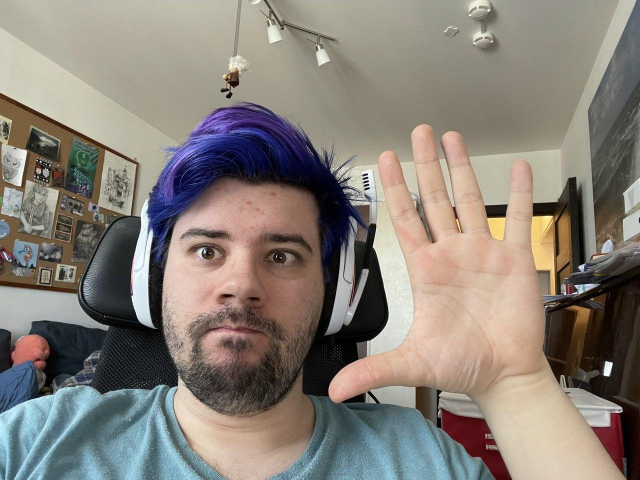
#> input picture ImageAnalyzis/05/photo.jpg, 1280 x 960 px (shown at 1/2 size)
$ jupyter execute --allow-errors montage.ipynb
#> lines starting #> are read from the running program, lines starting #| are printed output that depends on the picture; after the words box and inside, x2 and y2 are one past the last pixel; in counts of white or black regions, pixels touching at a corner belong together
### ImageAnalyzis/05/imgmorph.py
import cv2
import matplotlib.pylab as plt
import numpy as np
from itertools import combinations, product, permutations
import seaborn as sns
sns.set()
import os


class ImgMorph:
    def __init__(self, img, name=None, gray_scaled=False):
        self.img = img
        self.name = name
        self.gray_scaled = gray_scaled
        self.histogram = None

    @property
    def shape(self):
        return self.img.shape

    def change_color_space(self, tcs):
        return ImgMorph(cv2.cvtColor(self.img, tcs), gray_scaled=self.gray_scaled)

    def gray(self):
        return ImgMorph(cv2.cvtColor(self.img, cv2.COLOR_BGR2GRAY), gray_scaled=True)

    def normalize(self, alpha=0, beta=255, norm_type=cv2.NORM_MINMAX):
        return ImgMorph(cv2.normalize(self.img, None, alpha=0, beta=255,
                        norm_type=norm_type), gray_scaled=self.gray_scaled)

    def crop(self, x, y, dx, dy):
        return ImgMorph(self.img[y - dy:y + dy, x - dx:x + dx], gray_scaled=self.gray_scaled)

    def filter2D(self, kernel):
        return ImgMorph(cv2.filter2D(self.img, -1, kernel))

    # [10 lines left out: function equalize, not called in this run]

    def threshold(self, t=0, upper=255, kind=0):
        return ImgMorph(cv2.threshold(self.img, t, upper, kind)[1], gray_scaled=self.gray_scaled)

    def open(self, kernel, iterations: int = 1):
        return ImgMorph(cv2.morphologyEx(self.img, cv2.MORPH_OPEN, kernel, iterations=iterations), gray_scaled=self.gray_scaled)

    def close(self, kernel, iterations: int = 1):
        return ImgMorph(cv2.morphologyEx(self.img, cv2.MORPH_CLOSE, kernel, iterations=iterations), gray_scaled=self.gray_scaled)

    def dilate(self, kernel, iterations=1):
        return ImgMorph(cv2.dilate(self.img, kernel, 0, iterations=iterations), gray_scaled=self.gray_scaled)

    def find_contours(self):
        return cv2.findContours(self.img, cv2.RETR_TREE, cv2.CHAIN_APPROX_SIMPLE)

    def __add__(self, other):
        return ImgMorph((np.logical_or(self.img, other.img) * 255).astype(np.uint8))

    # [29 lines left out: functions calculate_histogram, compare_histogram, not called in this run]

    @property
    def picture(self):
        self.show_picture(5)

    def show_picture(self, size):
        plt.figure(figsize=(size, size))
        ax = plt.axes([0, 0, 1, 1], frameon=False)
        ax.set_axis_off()
        if self.gray_scaled:
            plt.imshow(self.img, cmap="gray")
        else:
            plt.imshow(cv2.cvtColor(self.img, cv2.COLOR_BGR2RGB))

    # [17 lines left out: function show_histogram, not called in this run]

### ImageAnalyzis/05/montage.ipynb
##  Домашнее задание № 5: Пироги с глазами!

Задание присылать на обе почты почты aleksartamonov@gmail.com dashkov.alexander.om@gmail.com в виде ссылки на colab

В теме письма указать **CV_HSE_2021 HW5 <Фамилия Имя>**

soft deadline: 02.06.2021T23:59:00+0300

hard deadline: 09.06.2021T23:59:00+0300

### Пирамида лапласа
**(15 баллов)** Используя прием сшивки изображений с помощью пирамиды Лапласа, повторите прием с вашими глазами и вашими руками (или сделайте что-то похожее по смыслу)

[cell 1]
import cv2
import numpy as np
from matplotlib import pyplot as plt
from imgmorph import ImgMorph

[cell 2]
# [5 lines left out: function grid, not called in this run]


def show(img, gray=False, size=3):
    plt.figure(figsize=(size, size))
    ax = plt.axes([0, 0, 1, 1], frameon=False)
    ax.set_axis_off()
    if gray:
        plt.imshow(img, cmap="gray")
    else:
        plt.imshow(img)

[cell 3]
# [44 lines left out: function Laplacian_Pyramid_Blending_with_mask, not called in this run]

[cell 4]
img = ImgMorph(cv2.imread("photo.jpg"))
#> in __init__, self.img is the input picture: shape (960, 1280, 3); mean B, G, R 120, 128.2, 136

img_gray = img.gray()
#> call 2 of __init__, with gray_scaled = True
#> in __init__ (call 2), `self.img = img`:
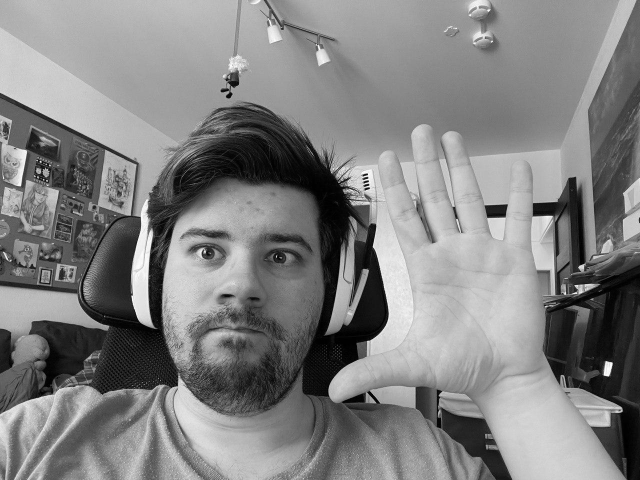
#> self.img: shape (960, 1280) (shown at 1/2 size); min 0, max 255, mean 129.6
img_gray.picture

thresh = img_gray.threshold(t=50, kind=cv2.THRESH_BINARY_INV)
#> call 3 of __init__, with gray_scaled = True
#> in __init__ (call 3), `self.img = img`:
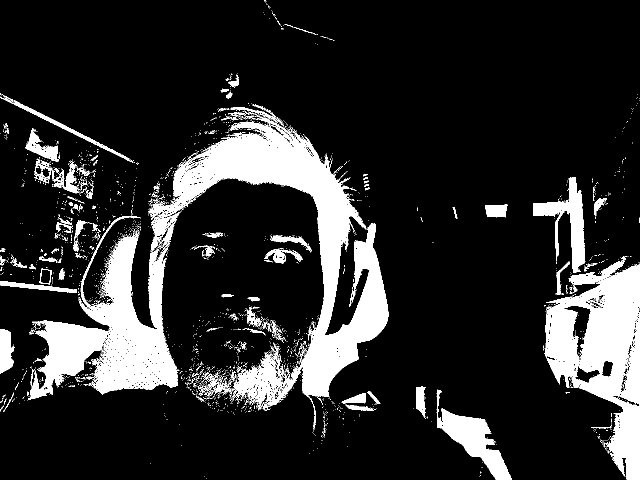
#> self.img: shape (960, 1280) (shown at 1/2 size); 15.7% white; 2597 white regions (2476 under 20 px), largest, box (x1, y1, x2, y2) and area: (296, 209, 777, 861) 70339, (1089, 520, 1280, 960) 42370, (56, 432, 359, 800) 40757
thresh.picture

thresh.dilate(np.ones((3, 7)), iterations=2).picture
#> call 4 of __init__, with gray_scaled = True
#> in __init__ (call 4), `self.img = img`:
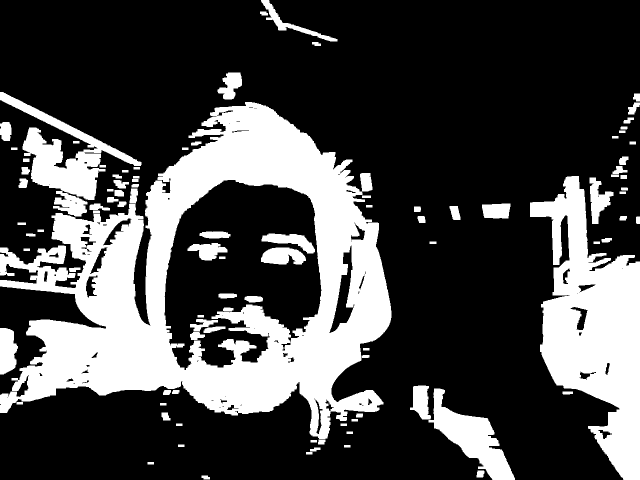
#> self.img: shape (960, 1280) (shown at 1/2 size); 28.1% white; 96 white regions, largest, box (x1, y1, x2, y2) and area: (0, 204, 783, 878) 215189, (1060, 352, 1280, 960) 68756, (0, 184, 283, 433) 19177
thresh.close(np.ones((1, 6)), iterations=6).picture
#> in __init__ (call 5), `self.img = img`:
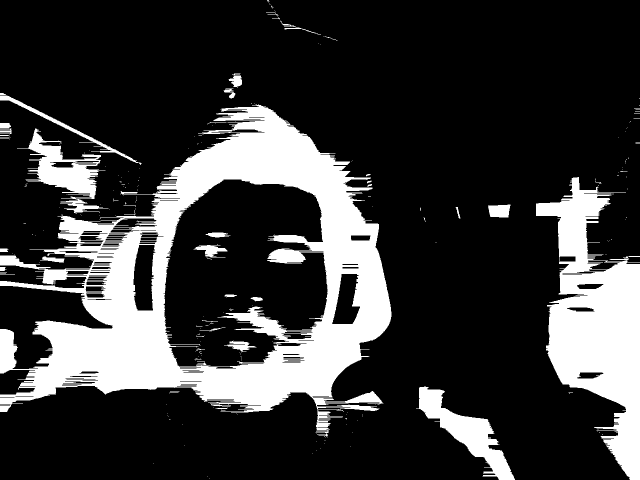
#> self.img: shape (960, 1280) (shown at 1/2 size); 22.1% white; 257 white regions (218 under 20 px), largest, box (x1, y1, x2, y2) and area: (0, 209, 783, 866) 180839, (1072, 354, 1280, 960) 61711, (832, 773, 1030, 960) 10973

[cell 5]
origin = cv2.imread("photo.jpg")
origin_rgb = cv2.cvtColor(origin, cv2.COLOR_BGR2RGB)
origin_gray = cv2.cvtColor(origin, cv2.COLOR_BGR2GRAY)
show(origin_gray, gray=True)
#> (the rest of this cell did not finish here and is left out)
